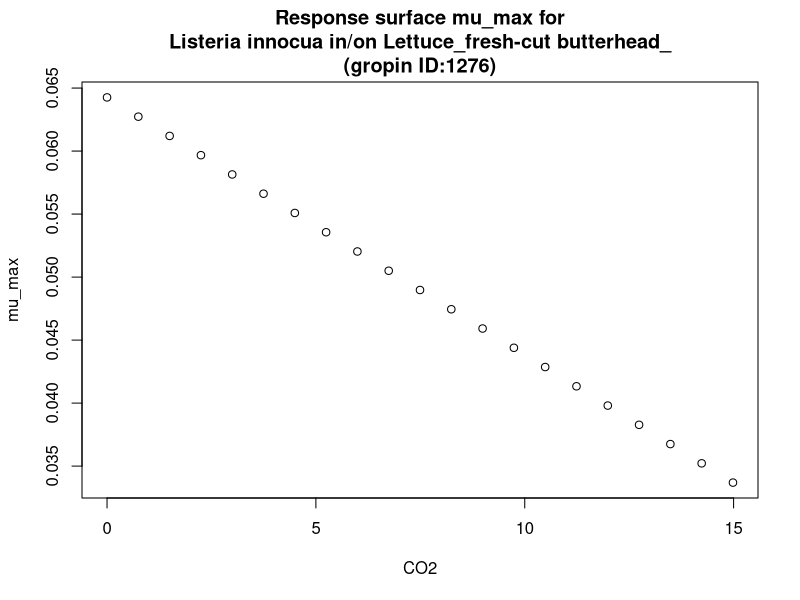

Generate this figure with R:
#############################
# start of Parameter script
#############################
CO2 <- seq(0,14.985014985015,length.out=21)
#############################
# end of Parameter script
#############################
############################# 
# start of Model script Gropin ID 1276 
#############################
 
# constant coefficients for this model
 
variables <- data.frame(CO2)
argumentsPar <- expand.grid(variables)
 
# heart of the model
response_surface <- function(CO2) {
   mumax <-0.00204*(31.5-CO2)

return(mumax=mumax)
} 

# output parameters
mumax <- cbind(argumentsPar,response_surface(argumentsPar['CO2']))
colnames(mumax) <- c(colnames(argumentsPar),'mumax')
#############################
# End of Model script
#############################
############################# 
# start of Visualisation script Gropin ID 1276 
#############################
plot(CO2,mumax$mumax,
                          xlab='CO2',
                          ylab='mu_max',main='Response surface mu_max for
Listeria innocua in/on Lettuce_fresh-cut butterhead_
(gropin ID:1276)')
#############################
# End of Visualisation script
#############################
